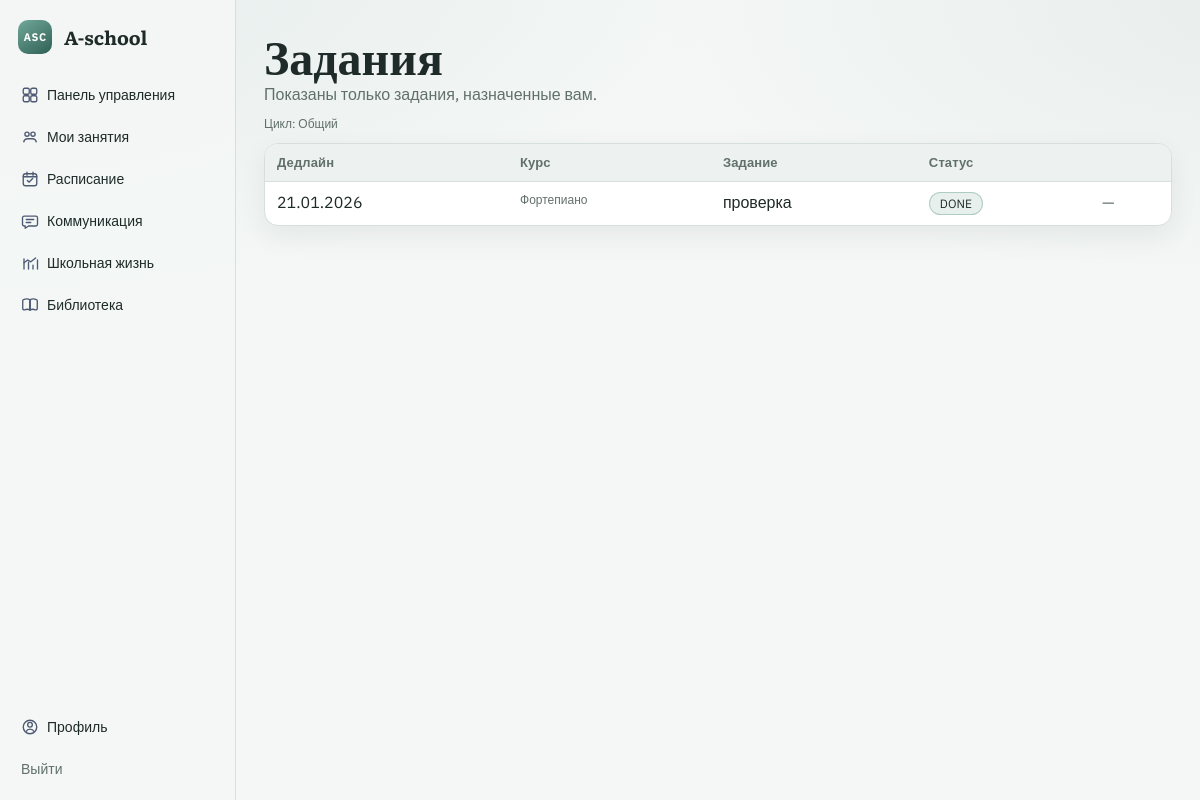
The page /assignments/ (signed in) on the database its author committed.
### apps/accounts/models.py (models this page shows, shortened)
class Profile(models.Model):
    class Role(models.TextChoices):
        ADMIN = "ADMIN", "Администратор"
        TEACHER = "TEACHER", "Преподаватель"
        STUDENT = "STUDENT", "Ученик"
        PARENT = "PARENT", "Родитель"
    class Cycle(models.TextChoices):
        GENERAL = "GENERAL", "Общий"
        ACCELERATED = "ACCELERATED", "Ускоренный"
        EXTRA = "EXTRA", "Дополнительный"
    user = models.OneToOneField(settings.AUTH_USER_MODEL, on_delete=models.CASCADE, related_name="profile")
    role = models.CharField(max_length=16, choices=Role.choices)
    cycle = models.CharField(max_length=16, choices=Cycle.choices, default=Cycle.GENERAL)
    school_grade = models.CharField(max_length=20, blank=True, default="")

### apps/homework/models.py (models this page shows, shortened)
class AssignmentTarget(models.Model):
    class Status(models.TextChoices):
        TODO = "TODO", "TODO"
        DONE = "DONE", "DONE"
    assignment = models.ForeignKey(Assignment, on_delete=models.CASCADE, related_name="targets")
    student = models.ForeignKey(settings.AUTH_USER_MODEL, on_delete=models.CASCADE, related_name="assignment_targets")
    status = models.CharField(max_length=10, choices=Status.choices, default=Status.TODO)
    student_comment = models.TextField(blank=True, default="")
    updated_at = models.DateTimeField(auto_now=True)
    class Meta:
        unique_together = ("assignment", "student")

class Assignment(models.Model):
    course = models.ForeignKey(Course, on_delete=models.CASCADE, related_name="assignments")
    title = models.CharField(max_length=200)
    description = models.TextField(blank=True, default="")
    due_date = models.DateField()
    attachment = models.FileField(upload_to="assignments/", blank=True, null=True)
    created_by = models.ForeignKey(
        settings.AUTH_USER_MODEL,
        on_delete=models.CASCADE,
        related_name="created_assignments",
    )
    created_at = models.DateTimeField(auto_now_add=True)
    class Meta:
        ordering = ("due_date", "id")

### apps/school/models.py (models this page shows, shortened)
class Course(models.Model):
    name = models.CharField(max_length=200)
    course_type = models.ForeignKey(CourseType, on_delete=models.PROTECT, related_name="courses")
    teacher = models.ForeignKey(
        settings.AUTH_USER_MODEL,
        on_delete=models.SET_NULL,
        null=True,
        blank=True,
        related_name="teaching_courses",
    )

### apps/homework/views.py (the view, shortened to what this page needs)
# urls.py: path("assignments/", assignment_list, name="assignment_list"),
@login_required
def assignment_list(request):
    profile = request.user.profile
    cycle = request.GET.get("cycle") or ""
    select_mode = request.GET.get("select") == "1"
    if profile.role == Profile.Role.STUDENT:
        targets = (
            AssignmentTarget.objects.filter(student=request.user)
            .select_related("assignment", "assignment__course")
            .order_by("assignment__due_date", "assignment_id")
        )
        rows = []
        for t in targets:
            a = t.assignment
            rows.append({"target": t, "assignment": a, "status": _effective_status(a, t)})
        return render(request, "homework/assignment_list.html", {"mode": "STUDENT", "rows": rows, "student": request.user})

### apps/homework/views.py (called while the page is built)
def _effective_status(assignment: Assignment, target: AssignmentTarget | None) -> str:
    if target and target.status == AssignmentTarget.Status.DONE:
        return "DONE"
    if assignment.due_date < date.today():
        return "LATE"
    return "TODO"

### templates/homework/assignment_list.html (shortened to what this page needs)
{% extends "base.html" %}
{% block content %}
  <h1>Задания</h1>
  {% if mode == "TEACHER" %}
    <div id="homework-delete-root" style="display:flex; gap:12px; align-items:center; flex-wrap:wrap;">
      <p class="muted" style="margin:0;">Ваши созданные задания и число назначений.</p>
      <a class="btn" href="/teacher/class/">Выбрать ученика</a>
      {% if can_bulk_delete %}
        <button class="btn" type="button" data-delete-toggle>Режим удаления</button>
      {% endif %}
    </div>
    <form method="get" class="form-row" style="margin: 12px 0;">
      <label class="muted small" for="cycle">Цикл учеников</label>
      <select id="cycle" name="cycle" class="input" onchange="this.form.submit()">
        <option value="">Все циклы</option>
        {% for value, label in cycle_options %}
          <option value="{{ value }}"{% if cycle == value %} selected{% endif %}>{{ label }}</option>
        {% endfor %}
      </select>
      <noscript><button class="btn" type="submit">Показать</button></noscript>
    </form>
    {% if not rows %}
      <p class="muted">Вы ещё не создавали задания.</p>
    {% else %}
      <form method="post" action="/assignments/bulk-delete/" onsubmit="return confirm('Удалить выбранные элементы?')">
        {% csrf_token %}
        {% if cycle %}<input type="hidden" name="cycle" value="{{ cycle }}"/>{% endif %}
        <div class="delete-mode-only" style="margin: 0 0 10px; display: none;">
          <button class="btn" type="submit">Удалить выбранное</button>
        </div>
      <div class="table-wrap">
        <table class="table">
          <thead>
            <tr>
              <th class="delete-mode-only" style="display: none;"></th>
              <th>Дедлайн</th>
              <th>Курс</th>
              <th>Задание</th>
              <th>Назначено</th>
            </tr>
          </thead>
          <tbody>
            {% for r in rows %}
              <tr>
                <td class="delete-mode-only" style="display: none;">
                  {% if r.can_delete %}
                    <input type="checkbox" name="selected_ids" value="{{ r.assignment.id }}"/>
                  {% endif %}
                </td>
                <td>{{ r.assignment.due_date|date:"d.m.Y" }}</td>
                <td class="muted small">{{ r.assignment.course.name }}</td>
                <td>
                  <div>{{ r.assignment.title }}</div>
                  {% if r.assignment.description %}
                    <div class="muted small">{{ r.assignment.description }}</div>
                  {% endif %}
                  {% if r.assignment.attachment %}
                    <div class="muted small"><a href="{{ r.assignment.attachment.url }}">Материалы</a></div>
                  {% endif %}
                </td>
                <td><span class="tag">{{ r.count_targets }}</span></td>
              </tr>
            {% endfor %}
          </tbody>
        </table>
      </div>
      </form>
      <p class="muted small">
        Результаты выставляются в “Прогресс” → курс → “Ввод результатов”. Домашние задания появляются там автоматически.
      </p>
    {% endif %}
  {% elif mode == "STUDENT" %}
    <p class="muted">Показаны только задания, назначенные вам.</p>
    <p class="muted small">Цикл: {{ student.profile.get_cycle_display }}</p>
    {% if not rows %}
      <p class="muted">Назначенных заданий пока нет.</p>
    {% else %}
      <div class="table-wrap">
        <table class="table">
          <thead>
            <tr>
              <th>Дедлайн</th>
              <th>Курс</th>
              <th>Задание</th>
              <th>Статус</th>
              <th></th>
            </tr>
          </thead>
          <tbody>
            {% for r in rows %}
              <tr>
                <td>{{ r.assignment.due_date|date:"d.m.Y" }}</td>
                <td class="muted small">{{ r.assignment.course.name }}</td>
                <td>
                  <div>{{ r.assignment.title }}</div>
                </td>
                <td>
                  <span class="badge badge-{{ r.status|lower }}">{{ r.status }}</span>
                </td>
                <td>
                  {% if r.target.status != "DONE" %}
                    <form method="post" action="/assignments/targets/{{ r.target.id }}/mark_done/">
                      {% csrf_token %}
                      <button class="btn" type="submit">DONE</button>
                    </form>
                  {% else %}
                    <span class="muted">—</span>
                  {% endif %}
                </td>
              </tr>
            {% endfor %}
          </tbody>
        </table>
      </div>
    {% endif %}
  {% else %}
    <p class="muted">Недоступно.</p>
  {% endif %}
{% endblock %}

### static/css/main.css (style rules this page uses)
:root { --bg: #f4f7f6; --bg-soft: #edf2f0; --surface: #ffffff; --surface-alt: #f8faf9; --line: #d7dfdc; --text: #1f2b28; --muted: #62706b; --accent: #4f8a7c; --accent-strong: #2f5f54; --ok: #2f7a64; --error: #9a5959; --radius: 14px; --shadow: 0 10px 28px rgba(23, 41, 35, 0.07); }
* { box-sizing: border-box; }
body { margin: 0; min-height: 100vh; font-family: "IBM Plex Sans", "Trebuchet MS", "Helvetica Neue", sans-serif; color: var(--text); background: radial-gradient(1200px 500px at -8% -6%, rgba(79, 138, 124, 0.1), transparent 70%), radial-gradient(900px 420px at 106% 0%, rgba(47, 95, 84, 0.06), transparent 70%), var(--bg); }
h1, h2 { font-family: "Literata", Georgia, serif; color: var(--text); }
h1 { margin: 0 0 4px; font-size: 48px; line-height: 1.05; }
p { margin: 0 0 12px; }
.card, .panel, .table-wrap, .stat-card, .student-card, .week-column, .announcement-card, .resource-card, .chat-panel, .chat-list { background: var(--surface); border: 1px solid var(--line); border-radius: var(--radius); box-shadow: var(--shadow); }
.muted { color: var(--muted); }
.small { font-size: 12px; }
.tag, .badge { display: inline-block; border: 1px solid var(--line); border-radius: 999px; padding: 3px 10px; font-size: 12px; color: var(--text); background: var(--surface); }
.badge-done { border-color: rgba(47, 122, 100, 0.3); background: rgba(47, 122, 100, 0.11); }
.table-wrap { overflow-x: auto; }
.table { width: 100%; border-collapse: collapse; }
.table th, .table td { padding: 10px 12px; border-bottom: 1px solid var(--line); vertical-align: top; }
.table th { color: var(--muted); background: var(--bg-soft); text-align: left; font-size: 13px; letter-spacing: 0.01em; }
.table tr:last-child td { border-bottom: none; }
.card, .panel, .table-wrap, .stat-card, .student-card, .week-column, .announcement-card, .resource-card, .chat-panel, .chat-list { animation: fadeUp 0.34s ease both; }

### rows shown on the page
AssignmentTarget: assignment.due_date "21.01.2026", assignment.course.name "Фортепиано", assignment "проверка", status "DONE"

### other values the page prints
{{ student.profile.get_cycle_display }} "Общий"
